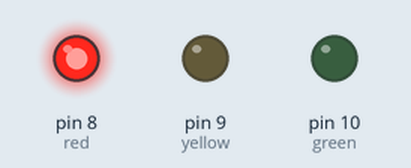
Bench run of a sketch on a simulated Arduino Uno, built with avr-gcc and run on an emulated ATmega328P. On the bench: output pins drawn as LEDs (lit = HIGH).

Above: at 0.5 s.
At 6.5 s:
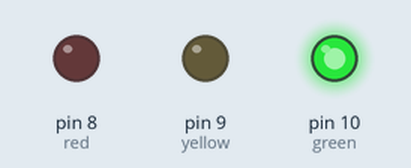
At 7.5 s:
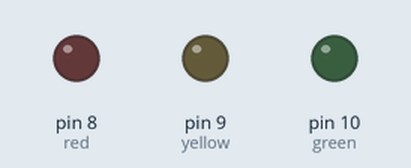
At 9.5 s:
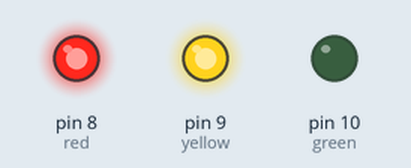
Timing chart, 0 to 10.4 s (numbered marks = the images above):
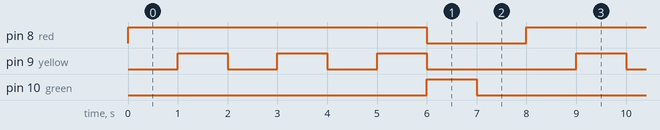

Measured:
- by itself, pin 8 (red): alternates HIGH for 6.0 s and LOW for 2.0 s
- by itself, pin 9 (yellow): repeats every 8.0 s: 2 × (LOW 1.0 s, HIGH 1.0 s), LOW 3.0 s, HIGH 1.0 s
- by itself, pin 10 (green): alternates HIGH for 1.0 s and LOW for 7.0 s

The sketch:

task_11__1_.ino
```cpp
int red=8;
int yellow=9;
int green=10;
void setup()
{
   pinMode(red,OUTPUT);
   pinMode(yellow,OUTPUT);
   pinMode(green,OUTPUT);
}
void loop()
{
  digitalWrite(red,HIGH);
  delay(1000);
  digitalWrite(yellow,HIGH);
  delay(1000);
  digitalWrite(yellow,LOW);
  delay(1000);
  digitalWrite(yellow,HIGH);
  delay(1000);
  digitalWrite(yellow,LOW);
  delay(1000);
  digitalWrite(yellow,HIGH);
  delay(1000);
  digitalWrite(yellow,LOW);
  digitalWrite(red,LOW);
  digitalWrite(green,HIGH);
  delay(1000);
  digitalWrite(green,LOW);
  delay(1000);
}

  
```
